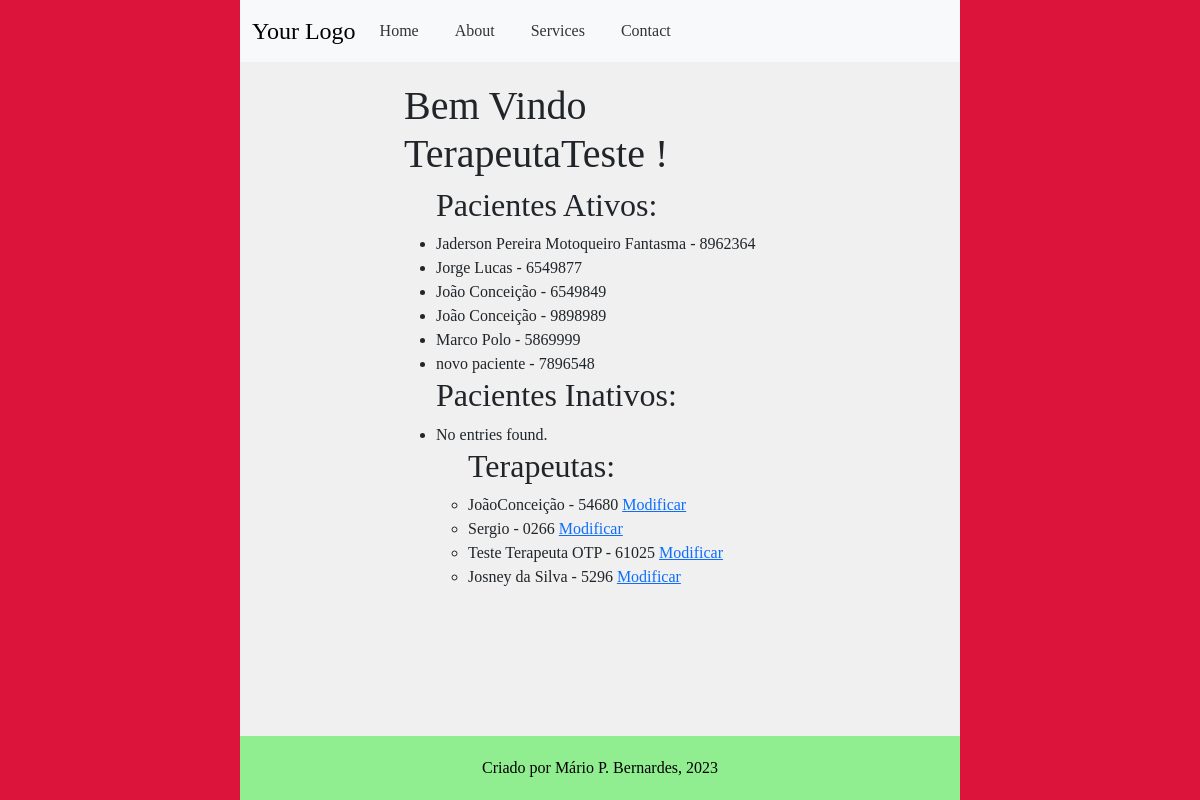
The app's page /main/indice_cadastros (signed in), older data.
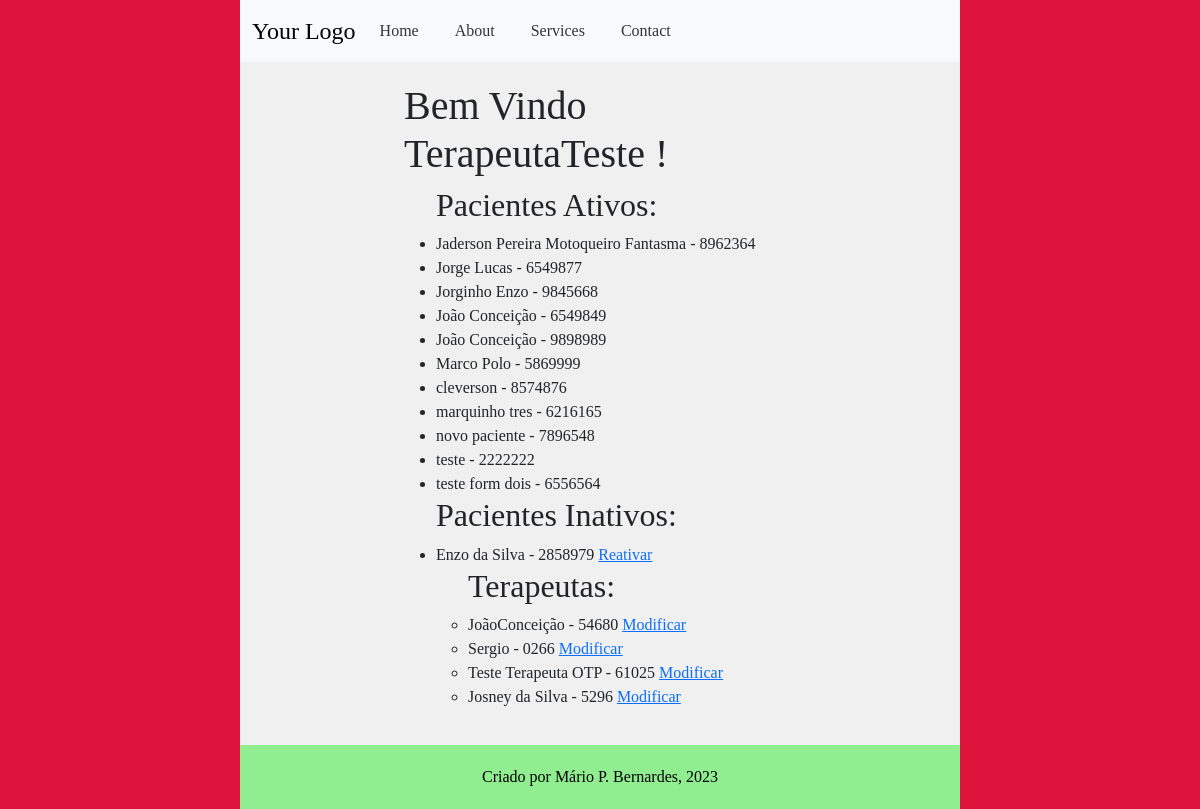
The same page, newer data.
### main/models.py (models this page shows, shortened)
class CadastroPacientes(models.Model):
    nome = models.CharField(verbose_name='Nome do Paciente', max_length=100,
                            validators=[validate_letters, MinLengthValidator(limit_value=5)])
    prontuario_numero = models.CharField(verbose_name='Nº de Prontuario', max_length=7,
                                         unique=True, validators=[validate_numbers, MinLengthValidator(limit_value=7)]
                                         )
    nascimento = models.DateField(verbose_name='Data de Nascimento', help_text='dd/mm/aaaa',
                                  validators=[validate_date_past])
    responsavel_legal = models.CharField(verbose_name='Responsável Legal', max_length=100,
                                         null=True, blank=True, validators=[validate_letters,
                                                                            MinLengthValidator(limit_value=5)])
    cpf_responsavel_legal = models.CharField(verbose_name='CPF do Responsável', max_length=11, blank=True, null=True,
                                             validators=[validate_numbers, MinLengthValidator(limit_value=11)])
    data_inicio = models.DateField(verbose_name='Data de Inicio', help_text='dd/mm/aaaa')
    data_final = models.DateField(verbose_name='Data do Desligamento', help_text='dd/mm/aaaa', blank=True, null=True,
                                  validators=[validate_date_past])
    desligado = models.BooleanField(verbose_name='Desligado', help_text='Paciente desligado', default=False)
    cpf_numero = models.CharField(verbose_name='CPF', max_length=11, unique=True,
                                  help_text="CPF de menores consta na Certidão de nascimento",
                                  validators=[validate_numbers, MinLengthValidator(limit_value=11)])
    MOD_CHOICES = (
        (0, 'Individual'),
        (1, 'Grupo'),
        (2, 'Casal'),
    )
    modalidade_atendimento = models.IntegerField(verbose_name='Modalidade', choices=MOD_CHOICES)
    grupo = models.ForeignKey(
        'CadastroGrupos',
        related_name='membros',
        on_delete=models.PROTECT,
        blank=True,
        null=True
    )
    convenio = models.ForeignKey(
        'ConveniosAceitos',
        related_name='pacientes',
        on_delete=models.PROTECT
    )
    carteirinha_convenio = models.CharField(verbose_name='Número do Convênio',
                                            max_length=50, blank=True, null=True,
                                            validators=[validate_numbers, MinLengthValidator(limit_value=7)])
    terapeuta = models.ForeignKey(
        'CadastroProfissionais',
        related_name='pacientes',
        on_delete=models.PROTECT
    )
    endereco_rua = models.CharField(verbose_name='Endereço', max_length=100,
                                    validators=[MinLengthValidator(limit_value=10)])
    endereco_bairro = models.CharField(verbose_name='Bairro', max_length=50,
                                       validators=[MinLengthValidator(limit_value=3)])
    endereco_numero = models.CharField(verbose_name='Número', max_length=7, validators=[validate_numbers])
    endereco_complemento = models.CharField(verbose_name='Complemento', max_length=100,
                                            validators=[MinLengthValidator(limit_value=4)])
    telefone_numero = models.CharField(verbose_name='Telefone', max_length=11,
                                       validators=[validate_numbers, MinLengthValidator(limit_value=11)])
    cidade = models.CharField(verbose_name='Cidade', max_length=100, validators=[validate_letters,
                                                                                 MinLengthValidator(limit_value=3)])
    cep_numero = models.CharField(verbose_name='CEP', max_length=8, validators=[validate_numbers,
                                                                                MinLengthValidator(limit_value=8)])
    email = models.EmailField(verbose_name='E-mail')
    observacoes = models.TextField(verbose_name='Observações', blank=True, null=True)
    objects = models.Manager()
    class Meta:
        verbose_name = 'Paciente'
        verbose_name_plural = 'Pacientes'
        ordering = ["nome"]
        permissions = [
            ('transfer_pac', 'Transferir Paciente (Terapeutas)'),
            ('deslig_pac', 'Desligar Paciente (Terapeutas)'),
            ('add_pac_group', 'Adicionar Paciente a Grupo (Terapeutas')
        ]

class CadastroProfissionais(models.Model):
    nome = models.CharField(verbose_name='Nome', max_length=100,
                            unique=True, editable=True, validators=[validate_letters])
    conselho_codigo = models.CharField(verbose_name='CRP', max_length=5, unique=True,
                                       editable=True, validators=[validate_numbers])
    STATUS_POS_CHOICES = (
        (0, 'Nível 1 - Incompleto'),
        (1, 'Nível 1 - Completo'),
        (2, 'Nível 2 - Incompleto'),
        (3, 'Nível 2 - Completo'),
        (4, 'Nível 3 - Incompleto'),
        (5, 'Nível 3 - Completo'),
    )
    pos_grad_status = models.IntegerField(verbose_name='Status Pós', choices=STATUS_POS_CHOICES, default=0)
    unimed_codigo = models.CharField(verbose_name='Número cadastro Unimed', max_length=6,
                                     unique=True, editable=True, validators=[validate_numbers])
    email = models.EmailField(verbose_name='Email', editable=True)
    telefone_numero = models.CharField(verbose_name='Telefone', max_length=11,
                                       editable=True, validators=[validate_numbers])
    endereco_rua = models.CharField(verbose_name='Endereço', max_length=100)
    endereco_bairro = models.CharField(verbose_name='Bairro', max_length=50)
    endereco_numero = models.CharField(verbose_name='Número', max_length=7, validators=[validate_numbers])
    endereco_complemento = models.CharField(verbose_name='Complemento', max_length=100)
    cidade = models.CharField(verbose_name='Cidade', max_length=20, validators=[validate_letters,
                                                                                MinLengthValidator(limit_value=3)])
    cep_numero = models.CharField(verbose_name='CEP', max_length=8, validators=[validate_numbers,
                                                                                MinLengthValidator(limit_value=8)])
    nascimento_data = models.DateField(verbose_name='Data de Nascimento', help_text='dd/mm/aaaa',
                                       validators=[validate_date_past])
    cpf_numero = models.CharField(verbose_name='CPF', unique=True, validators=[validate_numbers], max_length=11)
    rg_numero = models.CharField(verbose_name='Número RG', max_length=12,
                                 validators=[MinLengthValidator(limit_value=6)])
    rg_emissor = models.CharField(verbose_name='Orgão Emissor RG', max_length=50)
    usuario_codigo = models.ForeignKey(
        CustomUser,
        related_name='Terapeutas',
        on_delete=models.PROTECT
    )
    objects = models.Manager()
    class Meta:
        verbose_name = 'Terapeuta'
        verbose_name_plural = 'Terapeutas'
        permissions = [
            ('add_terapeuta', 'Adicionar novos Usuários (Administrativos)')
        ]

### main/views.py (the view)
# urls.py: path('indice_cadastros', index_perfil, name='index-perfil'),
@login_required(login_url="/main/login")
def index_perfil(request: HttpRequest):
    pacientes_ativos = filter_active_pacientes()
    pacientes_inativos = filter_inactive_pacientes()
    terapeutas = CadastroProfissionais.objects.all
    context = {
        'lis_pacientes_ativos': pacientes_ativos,
        'lis_pacientes_inativos': pacientes_inativos,
        'list_terapeutas': terapeutas
    }
    return render(request, 'list_perfils.html', context)

### main/services/pacientes_services.py (called while the page is built)
def filter_active_pacientes() -> QuerySet:
    active_pacientes = CadastroPacientes.objects.filter(desligado=False)
    return active_pacientes

def filter_inactive_pacientes() -> QuerySet:
    inactive_pacientes = CadastroPacientes.objects.filter(desligado=True)
    return inactive_pacientes

### main/templates/list_perfils.html (shortened to what this page needs)
{% extends 'middleman1.html' %}
{% load bootstrap5 %}
{% load static%}
{% block content %}
<h1>Bem Vindo {{ request.user.username }} ! </h1>
    <ul>
        <h2> Pacientes Ativos: </h2>
        {% for paciente in lis_pacientes_ativos %}
            <li>
                {{ paciente.nome }} - {{ paciente.prontuario_numero }}
            </li>
        {% empty %}
            <li>No entries found.</li>
        {% endfor %}
        <h2> Pacientes Inativos: </h2>
        {% for paciente in lis_pacientes_inativos %}
            <li>
                {{ paciente.nome }} - {{ paciente.prontuario_numero }}
                <a href="{% url 'main:religamento' prontuario_numero=paciente.prontuario_numero %}"> Reativar </a> <br>
            </li>
        {% empty %}
            <li>No entries found.</li>
        {% endfor %}
    <ul>
        <h2> Terapeutas: </h2>
        {% for terapeuta in list_terapeutas %}
            <li>
                {{ terapeuta.nome }} - {{ terapeuta.conselho_codigo }}
                <a href="{% url 'main:mod_info_prof' terapeuta_codigo=terapeuta.conselho_codigo %}"> Modificar </a> <br>
            </li>
        {% empty %}
            <li>No entries found.</li>
        {% endfor %}
    </ul>
        {% endblock %}

Row changes from the older to the newer data that the page shows:
added CadastroPacientes: nome "Jorginho Enzo", prontuario_numero "9845668", shown under "Pacientes Ativos:"
added CadastroPacientes: nome "cleverson", prontuario_numero "8574876", shown under "Pacientes Ativos:"
added CadastroPacientes: nome "marquinho tres", prontuario_numero "6216165", shown under "Pacientes Ativos:"
added CadastroPacientes: nome "teste", prontuario_numero "2222222", shown under "Pacientes Ativos:"
added CadastroPacientes: nome "teste form dois", prontuario_numero "6556564", shown under "Pacientes Ativos:"
added CadastroPacientes: nome "Enzo da Silva", prontuario_numero "2858979", shown under "Pacientes Inativos:"
Text that changed along with them:
text no longer shown: "No entries found."
